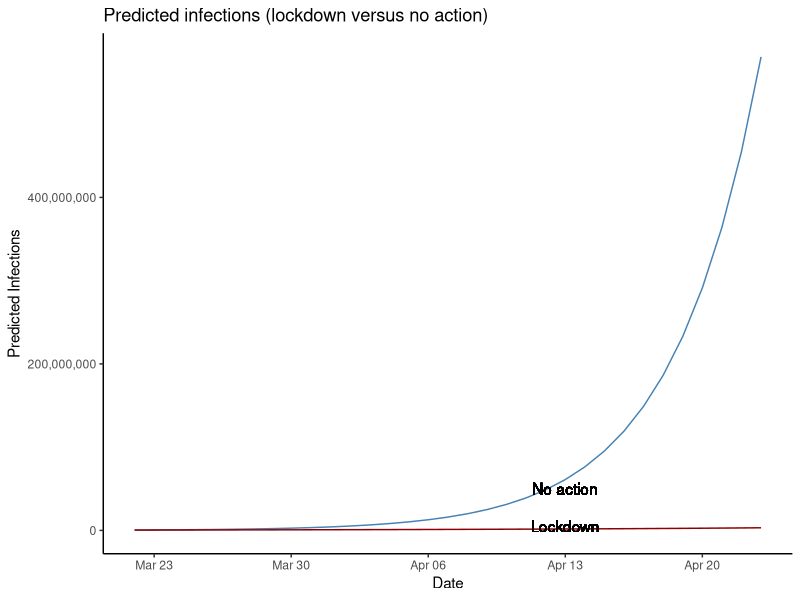
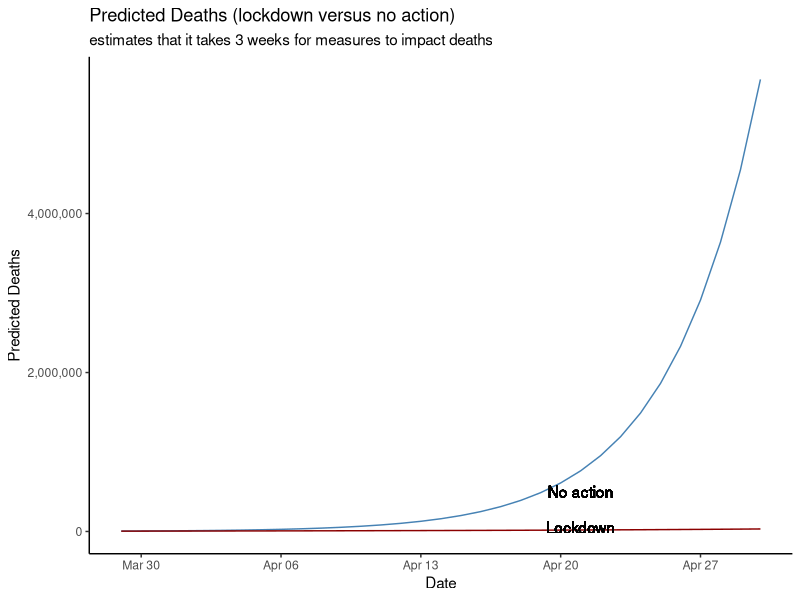
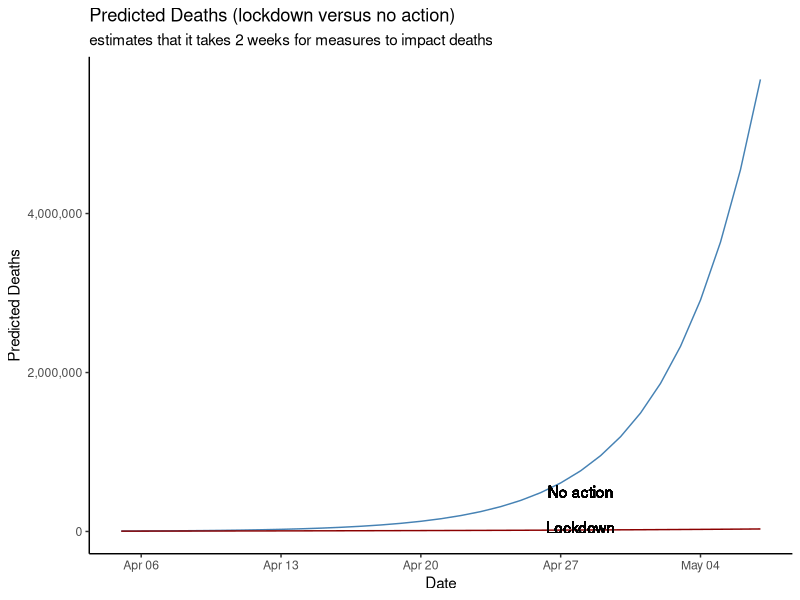

These charts were generated, in order, by the following R code:
## ---- chunk 1
library(tidyr)
library(dplyr)
library(stringr)
library(readr)
library(lubridate)
deaths <- read_csv('covid_19_deaths.csv')
## ---- chunk 2

deaths <- deaths %>% mutate(infection_date=Date-days(14))
deaths <- deaths %>% rename(death_date=Date, deaths=`UK Deaths`)
uk_data <- deaths %>% select(-`Global Deaths`)
head(uk_data)
## ---- chunk 3
#add columns for various estimated death rates (0.1%, 0.5%, 1%, 2%, 3%)

uk_data <- uk_data %>% mutate(estimated_uk_cases_tenth=(deaths*1000))
uk_data <- uk_data %>% mutate(estimated_uk_cases_one=(deaths*100))
uk_data <- uk_data %>% mutate(estimated_uk_cases_two=(deaths*50))
uk_data

## ---- chunk 4
# order should be two, one, tenth (as this shows the min-max range better)
## ---- chunk 5
# using only estimates of 1% death rate and growth rate of doubling every 3-4 days (which means quadrupling in a week)

predictor <- function(previous_value) {
    predicted_value <- previous_value * 1.25
    return(predicted_value)
    }

# create predictions for each date
twentyTwoMarch <- 1.25 * 360500
twentyThreeMarch <- predictor(twentyTwoMarch)
twentyFourMarch <- predictor(twentyThreeMarch)
twentyFiveMarch <- predictor(twentyFourMarch)
twentySixMarch <- predictor(twentyFiveMarch)
twentySevenMarch <- predictor(twentySixMarch)
twentyEightMarch <- predictor(twentySevenMarch)
twentyNineMarch <- predictor(twentyEightMarch)
thirtyMarch <- predictor(twentyNineMarch)
thirtyOneMarch <- predictor(thirtyMarch)
oneApril <- predictor(thirtyOneMarch)
twoApril <- predictor(oneApril)
threeApril <- predictor(twoApril)
fourApril <- predictor(threeApril)
fiveApril <- predictor(fourApril)
sixApril <- predictor(fiveApril)
sevenApril <- predictor(sixApril)
eightApril <- predictor(sevenApril)
nineApril <- predictor(eightApril)
tenApril <- predictor(nineApril)
elevenApril <- predictor(tenApril)
twelveApril <- predictor(elevenApril)

thirteenApril <- predictor(twelveApril)
fourteenApril <- predictor(thirteenApril)
fifteenApril <- predictor(fourteenApril)
sixteenApril <- predictor(fifteenApril)
seventeenApril <- predictor(sixteenApril)
eighteenApril <- predictor(seventeenApril)
nineteenApril <- predictor(eighteenApril)
twentyApril <- predictor(nineteenApril)
twentyoneApril <- predictor(twentyApril)
twentytwoApril <- predictor(twentyoneApril)
twentythreeApril <- predictor(twentytwoApril)



# create vectors to populate the columns
date <- as.Date(c("2020-03-22", "2020-03-23", "2020-03-24", "2020-03-25", '2020-03-26','2020-03-27', '2020-03-28', '2020-03-29', '2020-03-30', '2020-03-31', "2020-04-01", "2020-04-02", "2020-04-03", "2020-04-04", "2020-04-05", "2020-04-06", "2020-04-07", "2020-04-08", "2020-04-09", "2020-04-10", "2020-04-11", "2020-04-12", "2020-04-13", "2020-04-14", "2020-04-15", "2020-04-16", "2020-04-17", "2020-04-18", "2020-04-19", "2020-04-20", "2020-04-21", "2020-04-22", "2020-04-23"))
estimated_infections_no_action <- c(twentyTwoMarch, twentyThreeMarch, twentyFourMarch, twentyFiveMarch,twentySixMarch, twentySevenMarch, twentyEightMarch, twentyNineMarch, thirtyMarch, thirtyOneMarch, oneApril, twoApril, threeApril, fourApril, fiveApril, sixApril, sevenApril, eightApril, nineApril, tenApril, elevenApril, twelveApril, thirteenApril, fourteenApril, fifteenApril, sixteenApril, seventeenApril, eighteenApril, nineteenApril, twentyApril, twentyoneApril, twentytwoApril, twentythreeApril)

# create the data frame
predicted_infections <- data.frame(date, estimated_infections_no_action)

# tidy the estimated_infections column
#predicted_infections <- predicted_infections %>% mutate(estimated_infections=format(estimated_infections, big.mark = ","))

# inspect the data frame
predicted_infections
## ---- chunk 6
# create a function that uses a growth rate of 1.125 - half of the 25%. This is the estimate for the not-yet-lockdown that existed up to 23rd March. So, the estimate assumes that the social distancing measures reduced the infection rate by a half.
half_predictor <- function(previous_value) {
    predicted_value <- previous_value * 1.125
    return(predicted_value)
}

# create a function that uses a growth rate of 1.0625 - quarter of the 25%. This is the estimated impact of the lockdown implemented by the UK government on 23rd March (but since the lockdown was announced in the evening, and it would take a full day for its effects to be felt in statistics, I will assume that its effects began on 25th March).
lockdown_predictor <- function(previous_value) {
  predicted_value <- previous_value * 1.0625
  return(predicted_value)
}

# create predictions for each date
twentyTwoMarch <- 1.125 * 360500
twentyThreeMarch <- half_predictor(twentyTwoMarch)
twentyFourMarch <- half_predictor(twentyThreeMarch)
twentyFiveMarch <- lockdown_predictor(twentyFourMarch)
twentySixMarch <- lockdown_predictor(twentyFiveMarch)
twentySevenMarch <- lockdown_predictor(twentySixMarch)
twentyEightMarch <- lockdown_predictor(twentySevenMarch)
twentyNineMarch <- lockdown_predictor(twentyEightMarch)
thirtyMarch <- lockdown_predictor(twentyNineMarch)
thirtyOneMarch <- lockdown_predictor(thirtyMarch)
oneApril <- lockdown_predictor(thirtyOneMarch)
twoApril <- lockdown_predictor(oneApril)
threeApril <- lockdown_predictor(twoApril)
fourApril <- lockdown_predictor(threeApril)
fiveApril <- lockdown_predictor(fourApril)
sixApril <- lockdown_predictor(fiveApril)
sevenApril <- lockdown_predictor(sixApril)
eightApril <- lockdown_predictor(sevenApril)
nineApril <- lockdown_predictor(eightApril)
tenApril <- lockdown_predictor(nineApril)
elevenApril <- lockdown_predictor(tenApril)
twelveApril <- lockdown_predictor(elevenApril)

thirteen_April <- lockdown_predictor(twelveApril)
fourteen_April <- lockdown_predictor(thirteen_April)
fifteen_April <- lockdown_predictor(fourteen_April)
sixteen_April <- lockdown_predictor(fifteen_April)
seventeen_April <- lockdown_predictor(sixteen_April)
eighteen_April <- lockdown_predictor(seventeen_April)
nineteen_April <- lockdown_predictor(eighteen_April)
twenty_April <- lockdown_predictor(nineteen_April)
twentyone_April <- lockdown_predictor(twenty_April)
twentytwo_April <- lockdown_predictor(twentyone_April)
twentythree_April <- lockdown_predictor(twentytwo_April)


# create vectors to populate the columns
date <- as.Date(c("2020-03-22", "2020-03-23", "2020-03-24", "2020-03-25", '2020-03-26','2020-03-27', '2020-03-28', '2020-03-29', '2020-03-30', '2020-03-31', "2020-04-01", "2020-04-02", "2020-04-03", "2020-04-04", "2020-04-05", "2020-04-06", "2020-04-07", "2020-04-08", "2020-04-09", "2020-04-10", "2020-04-11", "2020-04-12", "2020-04-13", "2020-04-14", "2020-04-15", "2020-04-16", "2020-04-17", "2020-04-18", "2020-04-19", "2020-04-20", "2020-04-21", "2020-04-22", "2020-04-23"))
estimated_infections_lockdown <- c(twentyTwoMarch, twentyThreeMarch, twentyFourMarch, twentyFiveMarch,twentySixMarch, twentySevenMarch, twentyEightMarch, twentyNineMarch, thirtyMarch, thirtyOneMarch, oneApril, twoApril, threeApril, fourApril, fiveApril, sixApril, sevenApril, eightApril, nineApril, tenApril, elevenApril, twelveApril, thirteen_April, fourteen_April, fifteen_April, sixteen_April, seventeen_April, eighteen_April, nineteen_April, twenty_April, twentyone_April, twentytwo_April, twentythree_April)

# create the data frame
lockdown_infection_rates <- data.frame(date, estimated_infections_lockdown)

# tidy the estimated_infections column
#lockdown_infection_rates <- lockdown_infection_rates %>% mutate(estimated_infections_lockdown=format(estimated_infections_lockdown, scientific = FALSE))

# inspect the data frame
lockdown_infection_rates

## ---- chunk 7
compared_infections <- predicted_infections %>% bind_cols(estimated_infections_lockdown=lockdown_infection_rates$estimated_infections_lockdown)

compared_infections

## ---- chunk 8
#compared_infections <- compared_infections %>% mutate(estimated_infections=format(estimated_infections, big.mark = ","))
#compared_infections <- compared_infections %>% mutate(estimated_infections_lockdown=as.numeric(estimated_infections_lockdown))
#compared_infections <- compared_infections %>% mutate(estimated_infections_lockdown=format(estimated_infections_lockdown, big.mark = ","))
compared_infections
## ---- chunk 9
# first, put the columns back to numeric format
#compared_infections_and_deaths <- compared_infections %>% mutate(estimated_infections=as.numeric(estimated_infections))

compared_infections_and_deaths <- compared_infections %>% mutate(estimated_deaths_no_action=0.01*estimated_infections_no_action)
compared_infections_and_deaths <- compared_infections_and_deaths %>% mutate(estimated_deaths_lockdown=0.01*estimated_infections_lockdown)
compared_infections_and_deaths
## ---- chunk 10
compared_infections_and_deaths_dates <- compared_infections_and_deaths %>% mutate(death_date_14_days=as.Date(date + days(14)))
compared_infections_and_deaths_dates <- compared_infections_and_deaths_dates %>% mutate(death_date_7_days=as.Date(date + days(7)))

# add a column to review the results on a daily basis.
assess <- c("NA", "NA", "NA", "NA", "NA", "NA", "NA", "NA", "NA", "NA", "NA", "NA", "NA", "NA", "NA", "NA", "NA", "NA", "NA", "NA", "NA", "NA", "NA", "NA", "NA", "NA", "NA", "NA", "NA", "NA", "NA", "NA", "NA")
compared_infections_and_deaths_dates <- compared_infections_and_deaths_dates %>% mutate(fourteen_day_assessment = assess)

compared_infections_and_deaths_dates <- compared_infections_and_deaths_dates %>% mutate(fourteen_day_assessment=replace(fourteen_day_assessment, death_date_14_days==c("2020-04-05", "2020-04-06", "2020-04-07", "2020-04-08", "2020-04-09", "2020-04-10", "2020-04-11", "2020-04-12", "2020-04-13", "2020-04-14", "2020-04-15", "2020-04-16", "2020-04-17", "2020-04-18", "2020-04-19", "2020-04-20"), c("As of 2020-04-05, the actual death toll was 4313", "As of 2020-04-06, the actual death toll was 4934", "As of 2020-04-07, the actual death toll was 5373", "As of 2020-04-08, the actual death toll was 6159", "As of 2020-04-09, the actual death toll was 7097", "As of 2020-04-10, the actual death toll was 7978","As of 2020-04-11, the actual death toll was 8958","As of 2020-04-12, the actual death toll was 9875", "As of 2020-04-13, the actual death toll was 10612", "As of 2020-04-14, the actual death toll was 11329", "As of 2020-04-15, the actual death toll was 12107", "As of 2020-04-16, the actual death toll was 12868", "As of 2020-04-17, the actual death toll was 13729", "As of 2020-04-18, the actual death toll was 14576", "As of 2020-04-19, the actual death toll was 15464", "As of 2020-04-20, the actual death toll was 16060")))

#reorder the columns
new_order <- c("date", "estimated_infections_no_action", "estimated_infections_lockdown", "estimated_deaths_no_action",  "estimated_deaths_lockdown", "death_date_14_days", "fourteen_day_assessment", "death_date_7_days")

compared_infections_and_deaths_dates <- compared_infections_and_deaths_dates[, new_order]

#names <- colnames(compared_infections_and_deaths_dates)
#names
compared_infections_and_deaths_dates
## ---- chunk 11
library(ggplot2)
library(scales)
infectionsComparisonLine <- ggplot(compared_infections_and_deaths_dates, aes(x=date)) + geom_line(aes(y=estimated_infections_no_action), col = "steelblue") + geom_line(aes(y=estimated_infections_lockdown), col="darkred") + scale_y_continuous(labels=label_comma()) + geom_text(aes(x=as.Date("2020-04-13"), y = 50000000, label="No action")) + geom_text(x=as.Date("2020-04-13"), y = 5000000, label="Lockdown") + labs(title="Predicted infections (lockdown versus no action)", x='Date', y='Predicted Infections') + theme_classic()
infectionsComparisonLine
 
## ---- chunk 12
deathsComparisonLine <- ggplot(compared_infections_and_deaths_dates, aes(x=death_date_7_days)) + geom_line(aes(y=estimated_deaths_no_action), col = "steelblue") + geom_line(aes(y=estimated_deaths_lockdown), col="darkred") + scale_y_continuous(labels=label_comma()) + geom_text(aes(x=as.Date("2020-04-21"), y = 500000, label="No action")) + geom_text(x=as.Date("2020-04-21"), y = 50000, label="Lockdown") + labs(title="Predicted Deaths (lockdown versus no action)", subtitle="estimates that it takes 3 weeks for measures to impact deaths", x='Date', y='Predicted Deaths') + theme_classic()
deathsComparisonLine
## ---- chunk 13
deathsComparisonLine <- ggplot(compared_infections_and_deaths_dates, aes(x=death_date_14_days)) + geom_line(aes(y=estimated_deaths_no_action), col = "steelblue") + geom_line(aes(y=estimated_deaths_lockdown), col="darkred") + scale_y_continuous(labels=label_comma()) + geom_text(aes(x=as.Date("2020-04-28"), y = 500000, label="No action")) + geom_text(x=as.Date("2020-04-28"), y = 50000, label="Lockdown") + labs(title="Predicted Deaths (lockdown versus no action)", subtitle="estimates that it takes 2 weeks for measures to impact deaths", x='Date', y='Predicted Deaths') + theme_classic()
deathsComparisonLine
